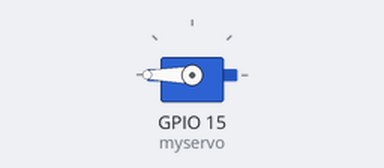
Recording of a sketch running on a simulated ESP32. Parts: servo.

Above: at 0.05 s.
At 4.0 s:
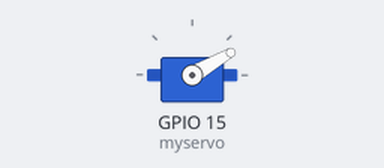
Timing chart, 0 to 5.2 s (numbered marks = the images above):
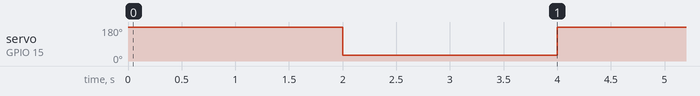

The sketch:

servo.ino
```cpp
#include <ESP32_Servo.h>

Servo myservo;
int pos1 = 180; // ada halangan
int pos2 = 30; // tidak ada halangan
int input = A0;


void setup() {
  myservo.attach(15);
 // myservo.write(pos);

}

void loop() {
 myservo.write(pos1);
 delay(2000);
 myservo.write(pos2);
 delay(2000);


}
```

Measured:
- by itself, servo on GPIO 15 (myservo): alternates 180° for 2.0 s and 30° for 2.0 s
